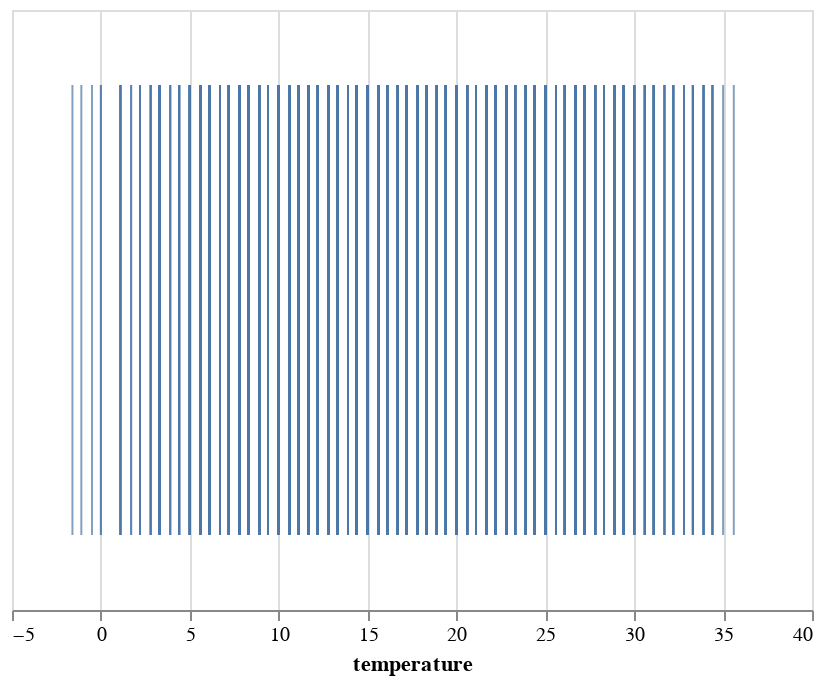

Notebook code cell kept with this figure:
### Markdown cell above
The encode() method builds a key-value mapping between encoding channels (such as x, y, color, shape, size, etc.) to fields (or columns) in the dataset, accessed by field name. 

Let's try change to tick mark to make a _strip plot_ which would have less occlusion between marks.

### Code cell
alt.Chart(df).mark_tick().encode(x="temperature")

### Figure 1 — Vega-Lite specification as saved in the notebook (floating-point values rounded to 4 significant figures; data arrays with more than 128 entries replaced by an {"elided": "..."} marker saying what was removed)
{"$schema": "https://vega.github.io/schema/vega-lite/v2.6.0.json", "config": {"view": {"height": 300, "width": 400}}, "data": {"name": "data-d4a756336a072a66ce3177ae223f1a37"}, "datasets": {"data-d4a756336a072a66ce3177ae223f1a37": {"elided": "1461 records"}}, "encoding": {"x": {"field": "temperature", "type": "quantitative"}}, "mark": "tick"}
